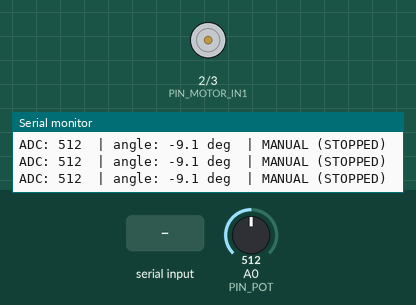
Recording of a sketch running on a simulated Arduino Uno, built with avr-gcc and run on an emulated ATmega328P. Parts: motor-driver pin pairs drawn as motors (green arrow = first pin HIGH = forward, orange = second pin HIGH = backward, longer = more drive), the last lines printed to the serial monitor. The test bench sets the inputs (shaded band); at power-on: A0 (PIN_POT) = 512.

Above: at 1.4 s.
1.5 s: "0\n" received over Serial
At 2.3 s:
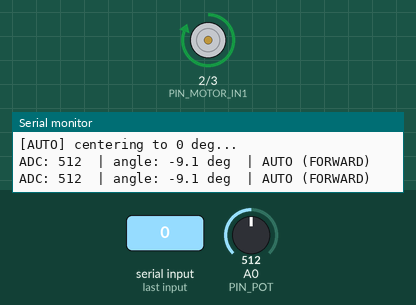
3.0 s: A0 (PIN_POT) set to 496
4.5 s: A0 (PIN_POT) set to 478
At 5.7 s:
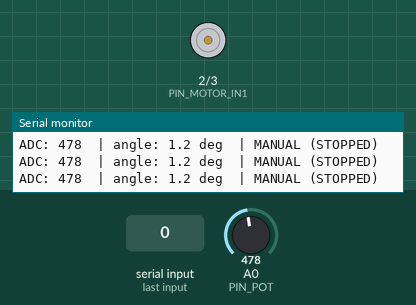
6.0 s: byte 98 ('b') received over Serial
At 6.9 s:
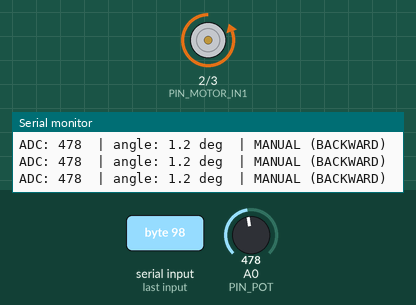
7.5 s: byte 102 ('f') received over Serial
At 8.1 s:
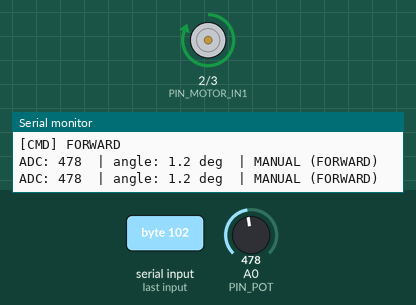
9.1 s: "b\n" received over Serial
At 10.5 s:
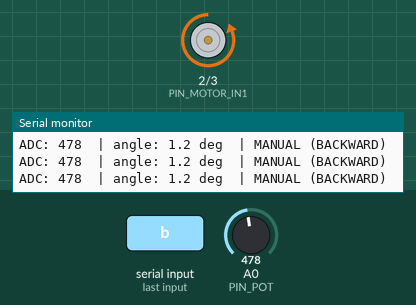
Timing chart, 0 to 11.6 s (numbered marks = the images above; inputs shaded):
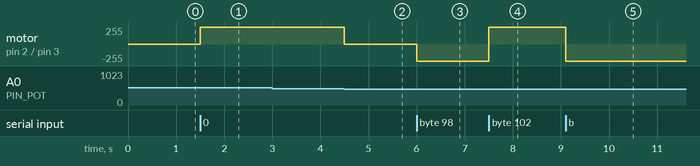

The sketch:

motor_control.ino
```cpp
// motor_control.ino
//
// ROB3 axis 1 (Base) — keyboard-driven motor control with a software travel
// limit ("watchdog") and an auto-center routine, using potentiometer feedback.
//
// This is a bring-up / safety demo: it drives ONE axis via an L293 H-bridge
// and refuses to move past soft +/-80 deg limits, mirroring how the real
// firmware servos an axis toward a target using the ADC feedback.
//
// SERIAL COMMANDS (9600 baud):
//   'F'/'f' -> drive FORWARD (toward +90 / lower ADC)
//   'B'/'b' -> drive BACKWARD (toward -90 / higher ADC)
//   '0'     -> auto-center to 0 deg
//   any other key -> EMERGENCY STOP
//
// Target: Arduino UNO R3. Wiring: see rob3_axis.h and ../README.md.
// Calibration below matches AXIS_CAL[0] (axis 1) in rob3_axis.h / test.md.

#include "rob3_axis.h"

// Axis-1 calibration (raw 10-bit ADC). +90 deg is LOW ADC, -90 deg is HIGH ADC.
static const int ADC_AT_PLUS_90  = 185;
static const int ADC_AT_MINUS_90 = 779;
static const int ADC_CENTER_0    = 482;

// Soft travel limits (+/-80 deg) and center deadband.
static const int HARD_LIMIT_POS_80 = 218; // near +80 deg (low ADC side)
static const int HARD_LIMIT_NEG_80 = 746; // near -80 deg (high ADC side)
static const int ZERO_THRESHOLD    = 5;   // deadband around center

enum MotorState { MOTOR_STOP, MOTOR_FORWARD, MOTOR_BACKWARD };
static MotorState currentDirection = MOTOR_STOP;
static bool isAutoCentering = false;

static float mapFloat(float x, float inMin, float inMax, float outMin, float outMax) {
  return (x - inMin) * (outMax - outMin) / (inMax - inMin) + outMin;
}

static void moveMotor(bool forward) {
  digitalWrite(PIN_MOTOR_IN1, forward ? HIGH : LOW);
  digitalWrite(PIN_MOTOR_IN2, forward ? LOW  : HIGH);
  currentDirection = forward ? MOTOR_FORWARD : MOTOR_BACKWARD;
}

static void stopMotor() {
  digitalWrite(PIN_MOTOR_IN1, LOW);
  digitalWrite(PIN_MOTOR_IN2, LOW);
  currentDirection = MOTOR_STOP;
}

void setup() {
  pinMode(PIN_MOTOR_IN1, OUTPUT);
  pinMode(PIN_MOTOR_IN2, OUTPUT);
  stopMotor();

  Serial.begin(9600);
  Serial.println();
  Serial.println(F("============================================="));
  Serial.println(F("   ROB3 AXIS 1: keyboard control + watchdog"));
  Serial.println(F("============================================="));
  Serial.println(F(" [F]=Forward  [B]=Backward  [0]=Auto-center"));
  Serial.println(F(" any other key = EMERGENCY STOP"));
  Serial.println(F("============================================="));
}

void loop() {
  int adc = analogRead(PIN_POT);
  float angle = mapFloat(adc, ADC_AT_PLUS_90, ADC_AT_MINUS_90, 90.0, -90.0);

  // --- 1) keyboard input --------------------------------------------------
  if (Serial.available() > 0) {
    char c = Serial.read();
    if (c != '\n' && c != '\r') {
      if (c == '0') {
        Serial.println(F("\n[AUTO] centering to 0 deg..."));
        isAutoCentering = true;
      } else if (c == 'f' || c == 'F') {
        isAutoCentering = false;
        if (adc < HARD_LIMIT_POS_80) Serial.println(F("\n[BLOCKED] past +80 deg limit"));
        else { Serial.println(F("\n[CMD] FORWARD")); moveMotor(true); }
      } else if (c == 'b' || c == 'B') {
        isAutoCentering = false;
        if (adc > HARD_LIMIT_NEG_80) Serial.println(F("\n[BLOCKED] past -80 deg limit"));
        else { Serial.println(F("\n[CMD] BACKWARD")); moveMotor(false); }
      } else {
        Serial.println(F("\n[CMD] EMERGENCY STOP"));
        isAutoCentering = false;
        stopMotor();
      }
    }
  }

  // --- 2) auto-center controller ------------------------------------------
  if (isAutoCentering) {
    int err = adc - ADC_CENTER_0;
    if (abs(err) <= ZERO_THRESHOLD) {
      stopMotor();
      isAutoCentering = false;
      Serial.println(F("\n[AUTO] centered at 0 deg."));
    } else if (err > 0) {
      // high ADC = negative side -> move FORWARD to lower ADC
      if (currentDirection != MOTOR_FORWARD) moveMotor(true);
    } else {
      // low ADC = positive side -> move BACKWARD to raise ADC
      if (currentDirection != MOTOR_BACKWARD) moveMotor(false);
    }
  }

  // --- 3) directional travel-limit watchdog -------------------------------
  if (adc > HARD_LIMIT_NEG_80 && currentDirection != MOTOR_FORWARD) {
    stopMotor();
    isAutoCentering = false;
    static unsigned long last = 0;
    if (millis() - last > 2000) {
      Serial.print(F("\n[WATCHDOG] past -80 deg (ADC "));
      Serial.print(adc); Serial.println(F("). Press F or 0 to recover."));
      last = millis();
    }
  } else if (adc < HARD_LIMIT_POS_80 && currentDirection != MOTOR_BACKWARD) {
    stopMotor();
    isAutoCentering = false;
    static unsigned long last = 0;
    if (millis() - last > 2000) {
      Serial.print(F("\n[WATCHDOG] past +80 deg (ADC "));
      Serial.print(adc); Serial.println(F("). Press B or 0 to recover."));
      last = millis();
    }
  }

  // --- 4) telemetry -------------------------------------------------------
  static unsigned long lastPrint = 0;
  if (millis() - lastPrint > 400) {
    Serial.print(F("ADC: ")); Serial.print(adc);
    Serial.print(F("\t| angle: ")); Serial.print(angle, 1);
    Serial.print(F(" deg\t| "));
    if (isAutoCentering) Serial.print(F("AUTO ("));
    else Serial.print(F("MANUAL ("));
    if (currentDirection == MOTOR_FORWARD) Serial.println(F("FORWARD)"));
    else if (currentDirection == MOTOR_BACKWARD) Serial.println(F("BACKWARD)"));
    else Serial.println(F("STOPPED)"));
    lastPrint = millis();
  }
}
```

rob3_axis.h
```cpp
// rob3_axis.h
//
// Shared pin map + per-axis calibration for the ROB3 motor/feedback bring-up.
//
// Each ROB3 axis is a DC servo motor driven by an L293 H-bridge, with an
// absolute 5 kOhm potentiometer for position feedback. These sketches drive
// ONE axis at a time from an Arduino UNO:
//
//   L293 IN1  <- Arduino D2   (direction A)
//   L293 IN2  <- Arduino D3   (direction B)
//   L293 EN   <- +5V          (enable tied high; speed not PWM here)
//   L293 OUT1/OUT2 -> motor terminals (ROB3 connector pins 6 / 5)
//   Pot wiper -> Arduino A0   (ROB3 connector pin 1); pot +5V/GND = pins 2/4
//
// Calibration values are the measured raw 10-bit ADC readings from
// hardware/motors/test.md. The Arduino's 10-bit ADC (0..1023) maps to the
// ROB3 native 8-bit scale (0..255) via map(raw,0,1023,0,255).

#ifndef ROB3_AXIS_H
#define ROB3_AXIS_H

// --- Pin map (single-axis rig) ----------------------------------------------
#define PIN_MOTOR_IN1  2   // -> L293 IN1 (direction A)
#define PIN_MOTOR_IN2  3   // -> L293 IN2 (direction B)
#define PIN_POT        A0  // <- potentiometer wiper (ROB3 connector pin 1)

// --- Per-axis potentiometer calibration (raw 10-bit ADC), from test.md ------
// Not every axis has all three points characterised; use what test.md records.
struct AxisCal {
  const char* name;
  int adc_min;   // raw ADC at one mechanical limit
  int adc_mid;   // raw ADC at the reference/center position
  int adc_max;   // raw ADC at the other mechanical limit
};

// Index 0..5 == ROB3 axes 1..6.
static const AxisCal AXIS_CAL[6] = {
  // name,             adc_min, adc_mid, adc_max
  { "1 Base",           185,     482,     779 },  // +90 / 0 / -90 deg
  { "2 Shoulder",       513,     620,     756 },  // +70 / 0 / -44 deg
  { "3 Elbow",          271,     271,     639 },  //  0 (ref) / .. / -110 deg
  { "4 Wrist",            0,     512,    1023 },  // uncalibrated (full range)
  { "5 Wrist roll",     162,     506,     862 },  // +90 / 0 / -90 (approx)
  { "6 Gripper",        206,     486,     765 },  // closed .. open (206/765)
};

// Map an Arduino 10-bit ADC reading to the ROB3 native 8-bit scale.
inline int rob3Scale(int raw10) {
  return map(raw10, 0, 1023, 0, 255);
}

#endif // ROB3_AXIS_H
```

Measured:
- the behaviour switches between 488 and 487 on A0 (PIN_POT) (found by bisection; images 1 and 2)
- after the input at 1.5 s, motor on pin 2 (PIN_MOTOR_IN1) / pin 3 (PIN_MOTOR_IN2): stopped → forward 255/255 at once
- after the input at 4.5 s, motor on pin 2 (PIN_MOTOR_IN1) / pin 3 (PIN_MOTOR_IN2): forward 255/255 → stopped at once
- after the input at 6.0 s, motor on pin 2 (PIN_MOTOR_IN1) / pin 3 (PIN_MOTOR_IN2): stopped → backward 255/255 at once
- after the input at 7.5 s, motor on pin 2 (PIN_MOTOR_IN1) / pin 3 (PIN_MOTOR_IN2): backward 255/255 → forward 255/255 at once
- after the input at 9.1 s, motor on pin 2 (PIN_MOTOR_IN1) / pin 3 (PIN_MOTOR_IN2): forward 255/255 → backward 255/255 at once
